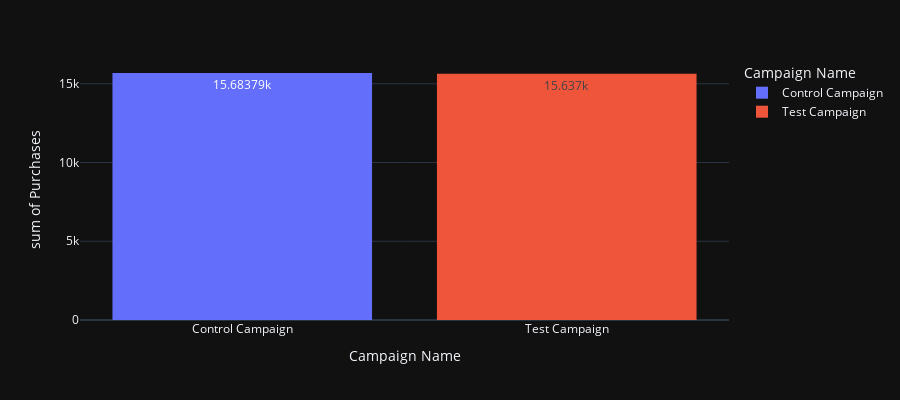

Here is the notebook cell this chart was saved with:
### Markdown cell above
## Amount Spent: 
The Test campaign had a higher amount spent compared to the Control campaign, but the Control campaign resulted in more content views and more products in the cart. This suggests that the Control campaign was more efficient in terms of generating engagement and conversions.

### Code cell
fig = px.histogram(df, x="Campaign Name", y="Purchases",
             color='Campaign Name',
             height=400,text_auto=True)
fig.show()

### Figure 1 — Plotly figure (JSON) as saved in the notebook; plotly's stock layout.template omitted (floating-point values rounded to 4 significant figures)
{"data": [{"alignmentgroup": "True", "bingroup": "x", "histfunc": "sum", "hovertemplate": "Campaign Name=%{x}<br>sum of Purchases=%{y}<extra></extra>", "legendgroup": "Control Campaign", "marker": {"color": "#636efa", "pattern": {"shape": ""}}, "name": "Control Campaign", "offsetgroup": "Control Campaign", "orientation": "v", "showlegend": true, "texttemplate": "%{value}", "type": "histogram", "x": ["Control Campaign", "Control Campaign", "Control Campaign", "Control Campaign", "Control Campaign", "Control Campaign", "Control Campaign", "Control Campaign", "Control Campaign", "Control Campaign", "Control Campaign", "Control Campaign", "Control Campaign", "Control Campaign", "Control Campaign", "Control Campaign", "Control Campaign", "Control Campaign", "Control Campaign", "Control Campaign", "Control Campaign", "Control Campaign", "Control Campaign", "Control Campaign", "Control Campaign", "Control Campaign", "Control Campaign", "Control Campaign", "Control Campaign", "Control Campaign"], "xaxis": "x", "y": [618, 734, 475, 794, 766, 788, 366, 438, 222, 243, 542, 511, 299, 800, 387, 766, 585, 386, 251, 605, 643, 334, 372, 670, 340, 522.8, 764, 499, 462, 501], "yaxis": "y"}, {"alignmentgroup": "True", "bingroup": "x", "histfunc": "sum", "hovertemplate": "Campaign Name=%{x}<br>sum of Purchases=%{y}<extra></extra>", "legendgroup": "Test Campaign", "marker": {"color": "#EF553B", "pattern": {"shape": ""}}, "name": "Test Campaign", "offsetgroup": "Test Campaign", "orientation": "v", "showlegend": true, "texttemplate": "%{value}", "type": "histogram", "x": ["Test Campaign", "Test Campaign", "Test Campaign", "Test Campaign", "Test Campaign", "Test Campaign", "Test Campaign", "Test Campaign", "Test Campaign", "Test Campaign", "Test Campaign", "Test Campaign", "Test Campaign", "Test Campaign", "Test Campaign", "Test Campaign", "Test Campaign", "Test Campaign", "Test Campaign", "Test Campaign", "Test Campaign", "Test Campaign", "Test Campaign", "Test Campaign", "Test Campaign", "Test Campaign", "Test Campaign", "Test Campaign", "Test Campaign", "Test Campaign"], "xaxis": "x", "y": [255, 275, 668, 709, 812, 340, 398, 487, 238, 257, 512, 677, 730, 245, 276, 473, 269, 651, 284, 771, 721, 677, 578, 572, 340, 768, 488, 890, 431, 845], "yaxis": "y"}], "layout": {"barmode": "relative", "height": 400, "legend": {"title": {"text": "Campaign Name"}, "tracegroupgap": 0}, "margin": {"t": 60}, "xaxis": {"anchor": "y", "categoryarray": ["Control Campaign", "Test Campaign"], "categoryorder": "array", "domain": [0, 1], "title": {"text": "Campaign Name"}}, "yaxis": {"anchor": "x", "domain": [0, 1], "title": {"text": "sum of Purchases"}}}}
